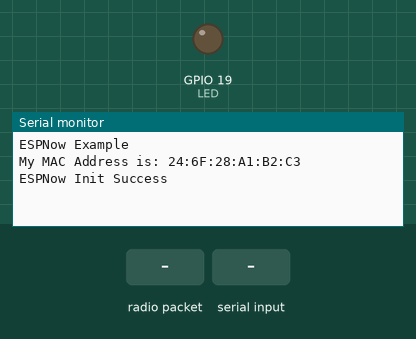
A sketch run on a simulated ESP32. Shown: output pins drawn as LEDs (lit = HIGH), the last lines printed to the serial monitor. Inputs (shaded band) come from the test bench.

Above: at 1.2 s.
1.3 s: radio packet "1" arrives
At 2.1 s:
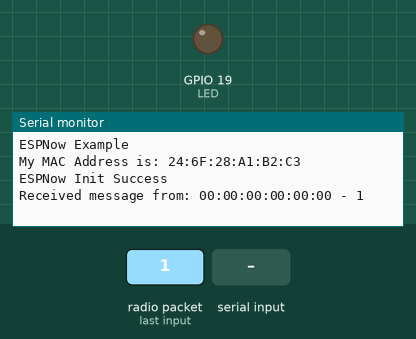
2.8 s: "1" received over the second serial link
At 3.2 s:
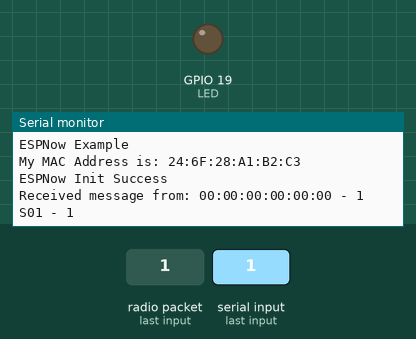

Measured:
- after the input at 1.3 s, the serial monitor: prints a new line at once (image 1)
- after the input at 2.8 s, the serial monitor: prints a new line at once (image 2)

The sketch:

Serail_print_E.ino
```cpp
#include <WiFi.h>
#include <esp_now.h>

#define RXp2 16
#define TXp2 17
int LED = 19;

const int bufferSize = 64; // Adjust the buffer size as needed
char buffer[bufferSize];
int bufferIndex = 0;
String data;

//Formatting mac Address
void formatMacAddress(const uint8_t *macAddr, char *buffer, int maxLength)
{
  snprintf(buffer, maxLength, "%02x:%02x:%02x:%02x:%02x:%02x", macAddr[0], macAddr[1], macAddr[2], macAddr[3], macAddr[4], macAddr[5]);
}

//When a message is recieved...
//honestly it has no function on this esp32 but eh
//I just added it incase we might need to do something that requires recieving data
void receiveCallback(const uint8_t *macAddr, const uint8_t *data, int dataLen)
{
  // only allow a maximum of 250 characters in the message + a null terminating byte
  char buffer[ESP_NOW_MAX_DATA_LEN + 1];
  int msgLen = min(ESP_NOW_MAX_DATA_LEN, dataLen);
  strncpy(buffer, (const char *)data, msgLen);
  // make sure we are null terminated
  buffer[msgLen] = 0;
  // format the mac address
  char macStr[18];
  formatMacAddress(macAddr, macStr, 18);
  // debug log the message to the serial port
  Serial.printf("Received message from: %s - %s\n", macStr, buffer);
  // what are our instructions
}

// callback when data is sent
void sentCallback(const uint8_t *macAddr, esp_now_send_status_t status)
{
  char macStr[18];
  formatMacAddress(macAddr, macStr, 18);
  //Serial.print("Last Packet Sent to: ");
  //Serial.println(macStr);
  //Serial.print("Last Packet Send Status: ");
  //Serial.println(status == ESP_NOW_SEND_SUCCESS ? "Delivery Success" : "Delivery Fail");
}

//Broadcast the Sensor data to the broadcast channel
void broadcast(const String &message)
{
  // this will broadcast a message to everyone in range
  uint8_t broadcastAddress[] = {0xFF, 0xFF, 0xFF, 0xFF, 0xFF, 0xFF};
  esp_now_peer_info_t peerInfo = {};
  memcpy(&peerInfo.peer_addr, broadcastAddress, 6);
  if (!esp_now_is_peer_exist(broadcastAddress))
  {
    esp_now_add_peer(&peerInfo);
  }
  esp_err_t result = esp_now_send(broadcastAddress, (const uint8_t *)message.c_str(), message.length());
  // and this will send a message to a specific device
  /*uint8_t peerAddress[] = {0x3C, 0x71, 0xBF, 0x47, 0xA5, 0xC0};
  esp_now_peer_info_t peerInfo = {};
  memcpy(&peerInfo.peer_addr, peerAddress, 6);
  if (!esp_now_is_peer_exist(peerAddress))
  {
    esp_now_add_peer(&peerInfo);
  }
  esp_err_t result = esp_now_send(peerAddress, (const uint8_t *)message.c_str(), message.length());*/
  if (result == ESP_OK)
  {
    //Serial.println("Broadcast message success");
  }
  else if (result == ESP_ERR_ESPNOW_NOT_INIT)
  {
    //Serial.println("ESPNOW not Init.");
  }
  else if (result == ESP_ERR_ESPNOW_ARG)
  {
    //Serial.println("Invalid Argument");
  }
  else if (result == ESP_ERR_ESPNOW_INTERNAL)
  {
    //Serial.println("Internal Error");
  }
  else if (result == ESP_ERR_ESPNOW_NO_MEM)
  {
    //Serial.println("ESP_ERR_ESPNOW_NO_MEM");
  }
  else if (result == ESP_ERR_ESPNOW_NOT_FOUND)
  {
    //Serial.println("Peer not found.");
  }
  else
  {
    //Serial.println("Unknown error");
  }
}


void setup() {
  //Serial initialization
  Serial.begin(115200);
  //For listening to the serial port of the arduino uno's sensor
  Serial2.begin(115200, SERIAL_8N1, RXp2, TXp2);
  //Set device in STA mode to begin with
  WiFi.mode(WIFI_STA);
  Serial.println("ESPNow Example");
  // Output my MAC address - useful for later
  Serial.print("My MAC Address is: ");
  Serial.println(WiFi.macAddress());
  // shut down wifi
  WiFi.disconnect();
  // startup ESP Now
  if (esp_now_init() == ESP_OK)
  {
    Serial.println("ESPNow Init Success");
    esp_now_register_recv_cb(receiveCallback);
    esp_now_register_send_cb(sentCallback);
  }
  else
  {
    Serial.println("ESPNow Init Failed");
    delay(3000);
    ESP.restart();
  }

  //initialize bulb (to detect an error in reading messages)
  pinMode(LED, OUTPUT);
}

void loop() {
  // Check if there is data available to read
  while (Serial2.available()) {

    // Read the incoming byte
    char receivedChar = Serial2.read();

    // Check if buffer is not full
    if (bufferIndex < bufferSize - 1) {
      buffer[bufferIndex++] = receivedChar; // Store the byte in the buffer
      digitalWrite(LED, LOW);
    }

    else {
      // Buffer overflow, handle error or discard data
      Serial.print("Recieved Data is Distorted");
      digitalWrite(LED, HIGH);
    }
  }

  // Check if there is data in the buffer
  if (bufferIndex > 0) {

    // Process the data in the buffer
    //message example: S01 - (C): 24.84  (hPa): 0982
    data = "S01 - " + String(buffer);
    processBuffer(data.c_str(), bufferIndex);

    // Clear the buffer after processing
    bufferIndex = 0;
    memset(buffer, 0, bufferSize); // Clear the buffer
  }
}

//Process for sending message to Web esp32
void processBuffer(const char *buffer, int length) {
  Serial.print(buffer);
  broadcast(buffer);
}
```
